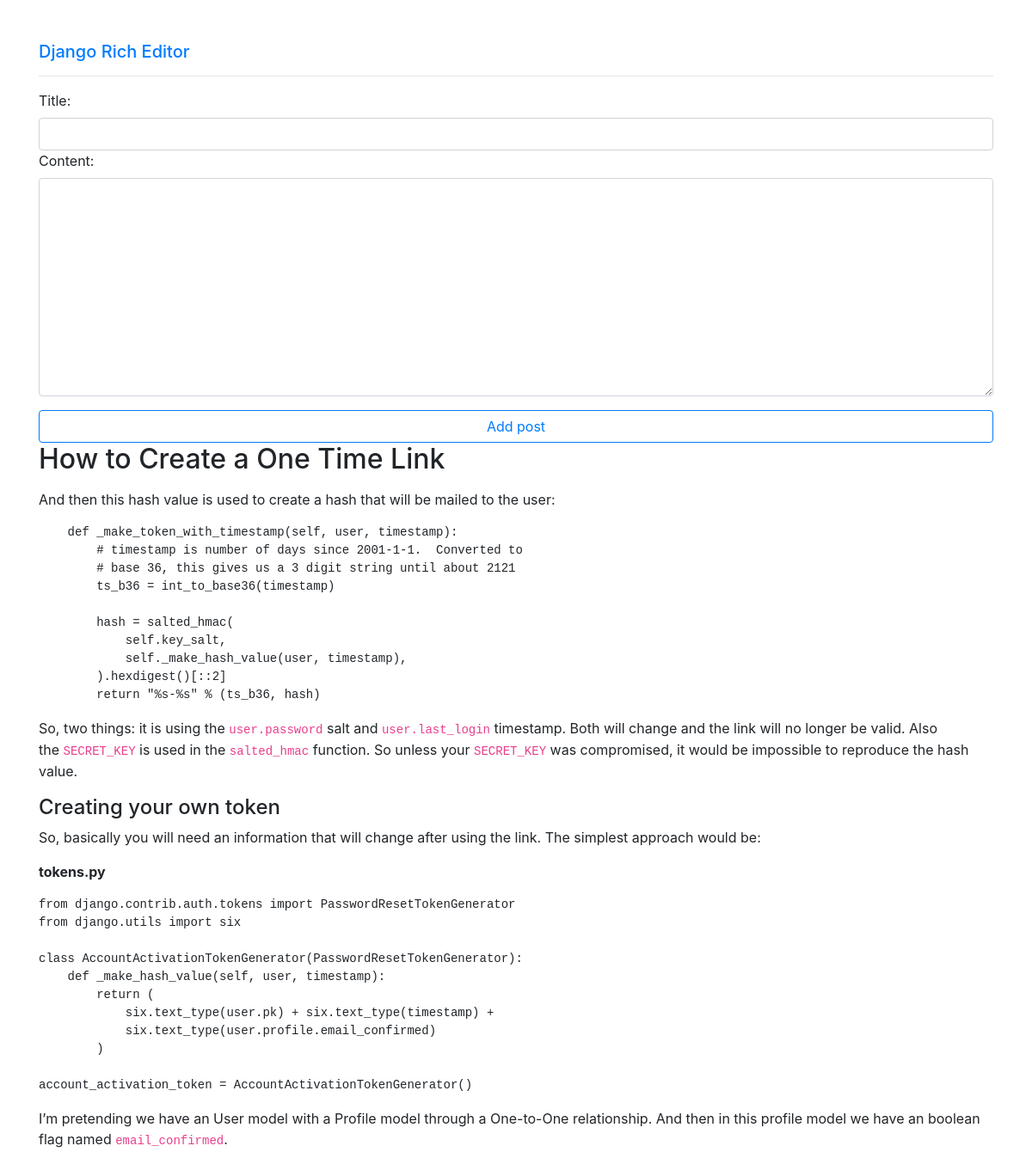
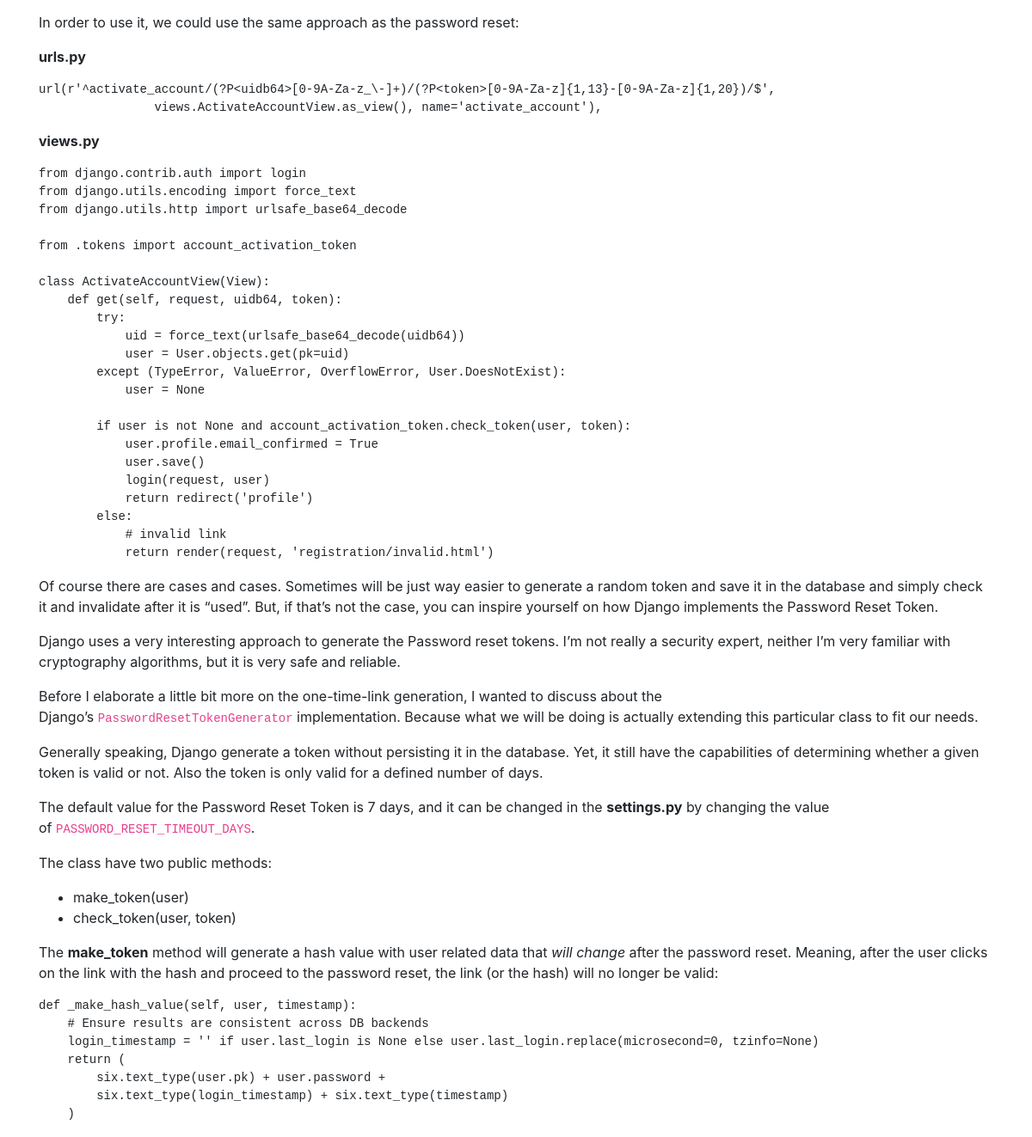
The page / on the database its author committed (2 pictures, top to bottom).
### myapp/models.py (models this page shows, shortened)
class Post(models.Model):
    title = models.CharField(max_length=100)
    content = RichTextField()

### myapp/views.py (the view)
# urls.py: path("", views.index, name="index")
def index(request):
    posts = Post.objects.all()
    if request.method == "POST":
        form = PostForm(request.POST)
        if form.is_valid():
            form.save()
            return redirect("index")
    else:
        form = PostForm()
    context = {
        "posts": posts,
        "form": form
    }
    return render(request, "myapp/index.html", context)

### myapp/forms.py
class PostForm(forms.ModelForm):
    class Meta:
        model = Post
        fields = ['title', 'content']

### myapp/templates/myapp/index.html (shortened to what this page needs)
{% extends "myapp/base.html" %}
{% load widget_tweaks %}
{% block content %}
    <h5 class="display-5 text-primary">Django Rich Editor</h5>
    <hr>
    <form method="post">
        <div class="form-group">
            {% for field in form %}
                {{ field.label_tag }}
                {% render_field field class="form-control" %}
            {% endfor %}
        </div>
        <button type="submit" class="btn btn-outline-primary btn-block">Add post</button>
    </form>
    {% for post in posts %}
        <h2>{{post.title}}</h2>
        <p>{{post.content | safe}}</p>
    {% endfor %}
{% endblock %}

### myapp/templates/myapp/base.html (shortened to what this page needs)
{% load static %}
<!DOCTYPE html>
<html lang="en">
<head>
    <link rel="stylesheet" href="https://stackpath.bootstrapcdn.com/bootstrap/4.3.1/css/bootstrap.min.css">
    <link rel="stylesheet"
          href="//cdnjs.cloudflare.com/ajax/libs/highlight.js/9.15.10/styles/atom-one-dark.min.css">
</head>
<body>
    <div class="container mt-5">
        {% block content %}
        {% endblock %}
    </div>
</body>
</html>

### rows shown on the page
Post: title "How to Create a One Time Link", content "And then this hash value is used to create a hash that will be mailed to the user: def _make_token_with_timestamp(self, user, timestamp): # timestamp is number of days since 2001-1-1. Converted to # base 36, this gives us a 3 digit string until about 2121 ts_b36 = int_to_base36(timestamp) hash = salted_hmac( self.key_salt, self._make_hash_value(user, timestamp), ).hexdigest()[::2] return \"%s-%s\" % (ts_b36, hash) So, two things: it is using the user.password salt and user.last_login timestamp. Both will change and the link will no longer be valid. Also the SECRET_KEY is used in the salted_hmac function. So unless your SECRET_KEY was compromised, it would be impossible to reproduce the hash…"

### other values the page prints
{{ field.label_tag }} "Title:" "Content:"
